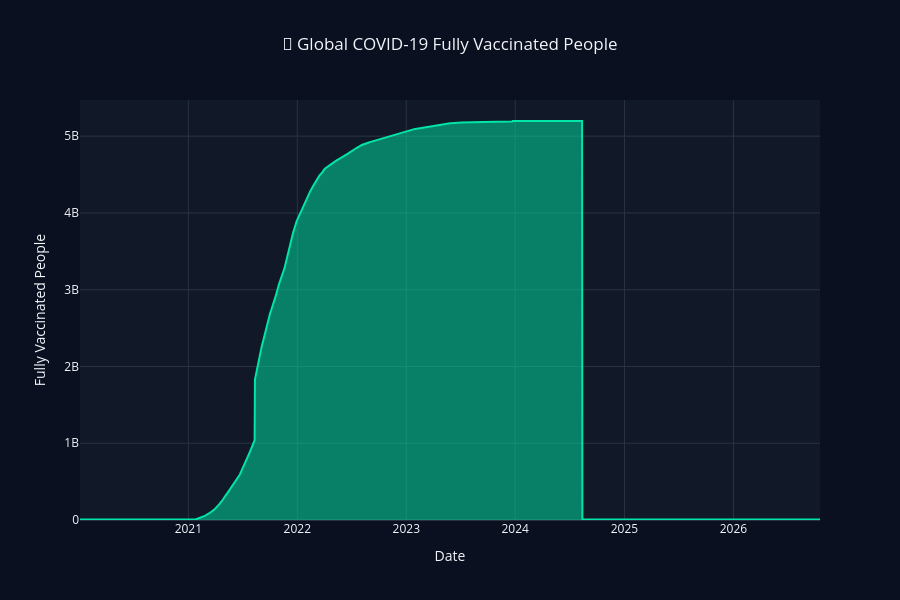

Notebook code cell kept with this figure:
### Code cell
vaccination = df[df['country'] == 'World'].copy()

vaccination['date'] = pd.to_datetime(vaccination['date'])

vaccination = vaccination.sort_values('date')

fig = px.area(
    vaccination,
    x='date',
    y='people_fully_vaccinated',
    title='💉 Global COVID-19 Fully Vaccinated People',
    color_discrete_sequence=['#00E5A8']
)

fig.update_layout(
    template='plotly_dark',
    paper_bgcolor='#0B1020',
    plot_bgcolor='#111827',
    title_x=0.5,
    height=600,
    xaxis_title='Date',
    yaxis_title='Fully Vaccinated People'
)

fig.show()

### Figure 1 — Plotly figure (JSON) as saved in the notebook; plotly's stock layout.template omitted (floating-point values rounded to 4 significant figures; data arrays with more than 128 entries replaced by an {"elided": "..."} marker saying what was removed)
{"data": [{"fillpattern": {"shape": ""}, "hovertemplate": "date=%{x}<br>people_fully_vaccinated=%{y}<extra></extra>", "legendgroup": "", "line": {"color": "#00E5A8"}, "marker": {"symbol": "circle"}, "mode": "lines", "name": "", "orientation": "v", "showlegend": false, "stackgroup": "1", "type": "scatter", "x": {"elided": "2480 str values"}, "xaxis": "x", "y": {"elided": "2480 float values"}, "yaxis": "y"}], "layout": {"height": 600, "legend": {"tracegroupgap": 0}, "paper_bgcolor": "#0B1020", "plot_bgcolor": "#111827", "title": {"text": "💉 Global COVID-19 Fully Vaccinated People", "x": 0.5}, "xaxis": {"anchor": "y", "domain": [0, 1], "title": {"text": "Date"}}, "yaxis": {"anchor": "x", "domain": [0, 1], "title": {"text": "Fully Vaccinated People"}}}}
